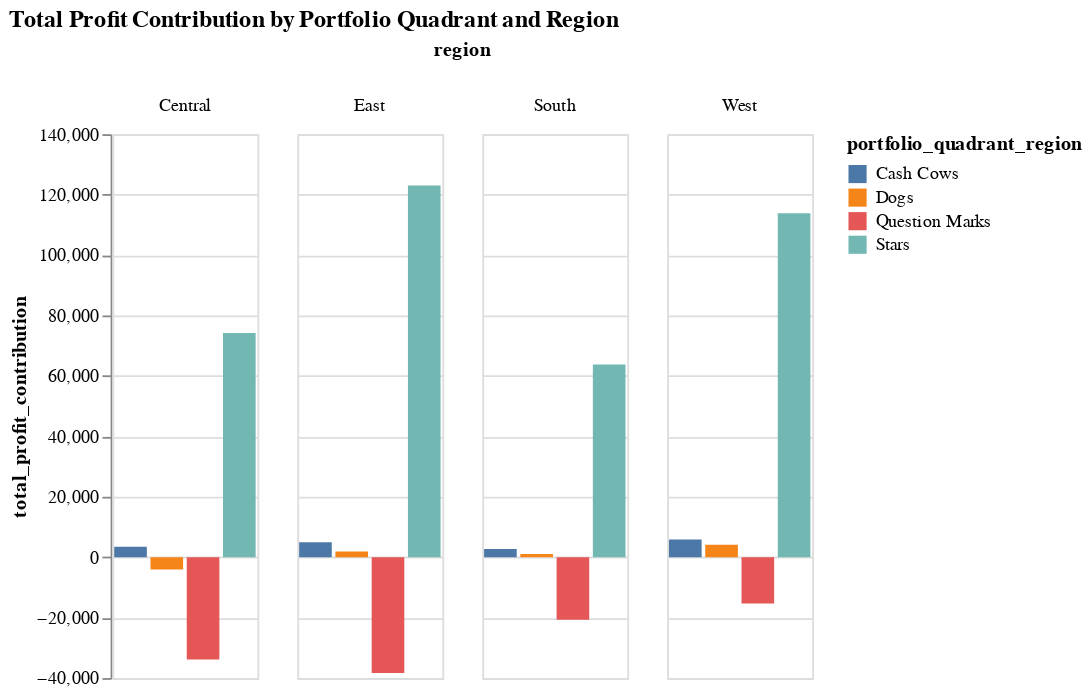

The notebook cell saved with this chart:
### Code cell
# prompt: Using dataframe quadrant_region_summary: create a bar chart. NOT stacked. cluster by region. color by category. height by profit.

import altair as alt
# Create a bar chart.
# Cluster bars by 'region'.
# Color the bars by 'portfolio_quadrant_region'.
# Map 'total_profit_contribution' to the height of the bars.
chart = alt.Chart(quadrant_region_summary).mark_bar().encode(
    x=alt.X('portfolio_quadrant_region', axis=None), # Map category to the x-axis, hide axis labels
    y=alt.Y('total_profit_contribution'), # Map profit to the y-axis
    color='portfolio_quadrant_region', # Color the bars by category
    column='region' # Create a separate column for each region
).properties(
    title='Total Profit Contribution by Portfolio Quadrant and Region' # Add a title to the chart
)
chart

### Figure 1 — Vega-Lite specification as saved in the notebook (floating-point values rounded to 4 significant figures)
{"config": {"view": {"continuousWidth": 300, "continuousHeight": 300}}, "data": {"name": "data-8ceef4938c6fcb203aeebc9e965c08b6"}, "mark": {"type": "bar"}, "encoding": {"color": {"field": "portfolio_quadrant_region", "type": "nominal"}, "column": {"field": "region", "type": "nominal"}, "x": {"axis": null, "field": "portfolio_quadrant_region", "type": "nominal"}, "y": {"field": "total_profit_contribution", "type": "quantitative"}}, "title": "Total Profit Contribution by Portfolio Quadrant and Region", "$schema": "https://vega.github.io/schema/vega-lite/v5.20.1.json", "datasets": {"data-8ceef4938c6fcb203aeebc9e965c08b6": [{"region": "Central", "portfolio_quadrant_region": "Cash Cows", "product_count": 214, "total_profit_contribution": 3494.0, "total_sales_contribution": "$9,953.43"}, {"region": "Central", "portfolio_quadrant_region": "Dogs", "product_count": 434, "total_profit_contribution": -4091.0, "total_sales_contribution": "$10,209.58"}, {"region": "Central", "portfolio_quadrant_region": "Question Marks", "product_count": 214, "total_profit_contribution": -33880.0, "total_sales_contribution": "$152,316.14"}, {"region": "Central", "portfolio_quadrant_region": "Stars", "product_count": 432, "total_profit_contribution": 74190.0, "total_sales_contribution": "$328,760.74"}, {"region": "East", "portfolio_quadrant_region": "Cash Cows", "product_count": 197, "total_profit_contribution": 4951.0, "total_sales_contribution": "$13,121.49"}, {"region": "East", "portfolio_quadrant_region": "Dogs", "product_count": 511, "total_profit_contribution": 1913.0, "total_sales_contribution": "$14,948.00"}, {"region": "East", "portfolio_quadrant_region": "Question Marks", "product_count": 197, "total_profit_contribution": -38350.0, "total_sales_contribution": "$168,514.70"}, {"region": "East", "portfolio_quadrant_region": "Stars", "product_count": 510, "total_profit_contribution": 123000.0, "total_sales_contribution": "$482,197.05"}, {"region": "South", "portfolio_quadrant_region": "Cash Cows", "product_count": 129, "total_profit_contribution": 2676.0, "total_sales_contribution": "$7,025.23"}, {"region": "South", "portfolio_quadrant_region": "Dogs", "product_count": 392, "total_profit_contribution": 1067.0, "total_sales_contribution": "$9,095.07"}, {"region": "South", "portfolio_quadrant_region": "Question Marks", "product_count": 129, "total_profit_contribution": -20740.0, "total_sales_contribution": "$96,355.33"}, {"region": "South", "portfolio_quadrant_region": "Stars", "product_count": 391, "total_profit_contribution": 63740.0, "total_sales_contribution": "$279,246.27"}, {"region": "West", "portfolio_quadrant_region": "Cash Cows", "product_count": 179, "total_profit_contribution": 5857.0, "total_sales_contribution": "$14,720.87"}, {"region": "West", "portfolio_quadrant_region": "Dogs", "product_count": 573, "total_profit_contribution": 4088.0, "total_sales_contribution": "$19,472.22"}, {"region": "West", "portfolio_quadrant_region": "Question Marks", "product_count": 179, "total_profit_contribution": -15340.0, "total_sales_contribution": "$125,342.41"}, {"region": "West", "portfolio_quadrant_region": "Stars", "product_count": 572, "total_profit_contribution": 113800.0, "total_sales_contribution": "$565,922.32"}]}}
